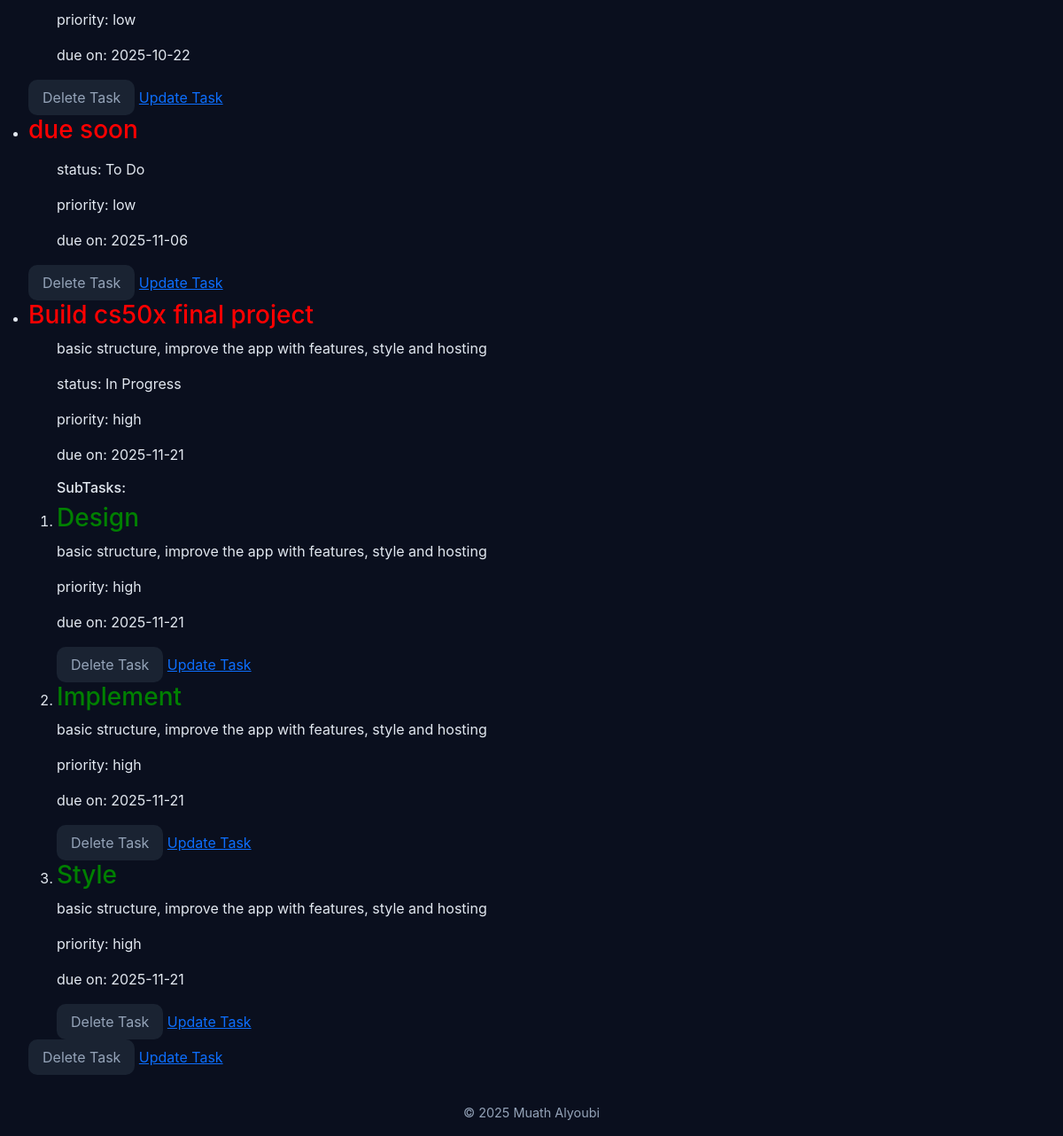
/tasks (signed in, lower part), run on an earlier commit of the app's database.
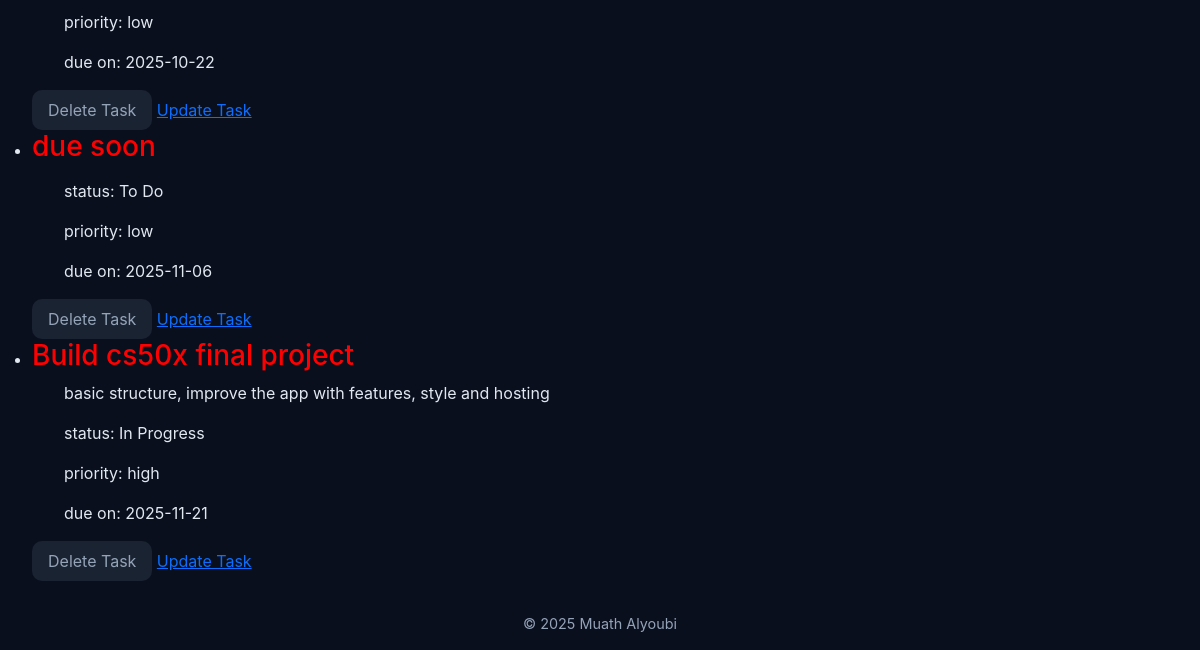
And on a later commit of the database.
### tables this page shows
CREATE TABLE tasks(
                id INTEGER PRIMARY KEY AUTOINCREMENT NOT NULL,
                title TEXT NOT NULL,
                user_id INTEGER NOT NULL,
                description TEXT,
                status TEXT NOT NULL DEFAULT 'To Do',
                created_at TIMESTAMP DEFAULT CURRENT_TIMESTAMP, 
                priority TEXT NOT NULL, 
                due_date DATE, parent_id INTEGER DEFAULT NULL,  
                FOREIGN KEY (user_id) REFERENCES "users_old"(id) ON DELETE CASCADE
                );

### app.py (the view)
@app.route("/tasks")
@login_required
def tasks():
    tasks =  get_tasks_by_user(session["user_id"])
    subtasks = get_subtasks(session["user_id"])
    return render_template("tasks.html", tasks=tasks,  subtasks=subtasks)

### db.py (called while the page is built)
def get_db():
    if "db" not in g:
        g.db = sqlite3.connect(
            DATABASE,
            detect_types=sqlite3.PARSE_DECLTYPES,
            check_same_thread=False
        )
        g.db.row_factory = sqlite3.Row
    return g.db

def get_tasks_by_user(user_id):
    db = get_db()
    return db.execute(
        f"""SELECT * FROM tasks WHERE user_id = ? {oredr_state}
        """,(user_id,)).fetchall()

def get_subtasks(user_id):
    db = get_db()
    return db.execute(
        "SELECT * FROM tasks WHERE user_id = ? AND parent_id IS NOT NULL ORDER BY parent_id",
        (user_id,)).fetchall()

### helpers.py (called while the page is built)
def login_required(f):
    @wraps(f)
    def decorated_function(*args, **kwargs):
        if session.get("user_id") is None:
            return redirect(url_for('login', next=request.url))
        return f(*args, **kwargs)
    return decorated_function

### templates/tasks.html (shortened to what this page needs)
{% extends "layout.html" %}
{% block body %}
    <main>
        <section id="tasks">
            <ul>
                {% for task in tasks %}
                    {% if task.parent_id is none %}
                        <li>
                            <h3 style="color: red;">{{ task.title }}</h3>
                            <ul>
                                <p>{{ task.description }}</p>
                                <p>status: {{ task.status }}</p>
                                <p>priority: {{ task.priority }}</p>
                                {% if task.due_date is not none %}
                                    <p>due on: {{ task.due_date }}</p>
                                {% endif %}
                            </ul>
                                {% set ns = namespace(printed=false) %}
                                <ol>
                                {% for sub in subtasks %}
                                    {% if sub.parent_id == task.id %}
                                        {% if not ns.printed %}
                                            <h6>SubTasks:</h6>
                                            {% set ns.printed = true %}
                                        {% endif %}
                                    <li>
                                        <h3 style="color: green;">{{ sub.title }}</h3>
                                        <p>{{ task.description }}</p>
                                        <p>priority: {{ task.priority }}</p>
                                        {% if task.due_date is not none %}
                                            <p>due on: {{ task.due_date }}</p>
                                        {% endif %}
                                        <button onclick="deleteTask('{{ task.id }}')" id="delete-task">Delete Task</button>
                                        <a href="{{ url_for('editTask', id=sub.id) }}" id="update-task">Update Task</a>
                                    </li>
                                    {% endif %}
                            {% endfor %}
                            </ol>
                            <button onclick="deleteTask('{{ task.id }}')" id="delete-task">Delete Task</button>
                            <a href="{{ url_for('editTask', id=task.id) }}" id="update-task">Update Task</a>
                        </li>
                    {% endif %}
                {% endfor %}
            </ul>
        </section>
    </main>
{% endblock %}

### templates/layout.html (shortened to what this page needs)
<!DOCTYPE html>
<html lang="en">
    <head>
        <link href="https://getbootstrap.com/docs/5.3/assets/css/docs.css" rel="stylesheet">
        <link href="https://cdn.jsdelivr.net/npm/bootstrap@5.3.8/dist/css/bootstrap.min.css" rel="stylesheet">
        <link rel="stylesheet" href="{{ url_for('static', filename='css/theme.css') }}">
        <link rel="stylesheet" href="{{ url_for('static', filename='css/style.css') }}">
    </head>
    <body>
        <div id="body-content">
            {% block body %}{% endblock %}
        </div>
        <footer>
            &copy; 2025 Muath Alyoubi
        </footer>
    </body>
</html>

### static/css/theme.css (style rules this page uses)
:root { --primaray-color: #00b4d8; --secondary-color: #0f172a; --accent-color: #0ea5e9; --success-color: #22c55e; --warning-color: #facc15; --danger-color: #ef4444; --general-color: #64748b; --back-main: #0a0f1e; --back-card: #273242; --back-nav: #0a1126; --back-button: #1A2332; --back-control: #132743; --backCol-todo: linear-gradient(135deg, #083b4f, #0f5670); --backCol-progress: linear-gradient(135deg, #6f5610, #9a6a12); --backCol-done: linear-gradient(135deg, #0d4b33, #177044); --border-todo: #3b82f6; --border-progress: #f59e0b; --border-done: #10b981; --text-main: #e2e8f0; --text-light: #ffffff; --text-gray: #94a3b8; --border-color: #1e293b; --search-border: rgba(255,255,255,0.09); --shadow-strong: 0 8px 25px rgba(0, 255, 255, 0.12); --shadow-soft: 0 4px 10px rgba(0, 255, 255, 0.06); --shadow-title: 0 8px 25px rgba(0, 255, 255, 0.25); --radius-large: 14px; --radius-medium: 10px; --radius-small: 6px; --trans-fast: 0.2s ease-in-out; --trans-med: 0.4s ease-in-out; --primary-gradient: linear-gradient(145deg, #00b4d8, #0ea5e9); --nav-gradient: linear-gradient(145deg, #0a1126, #0f1b35); --card-gradient: linear-gradient(145deg, #0f172a, #1e293b); --back-update: #1E2F45; --update-border-hover: #2C3F58; --back-delete: #2A1E22; --delete-border-hover: #3A262B; --back-generate: #241E2C; --generate-border-hover: #31263C; --text-under-btn: #D6E0EA; --border-under-btn: #233040; --back-next-task: #0E3440; --next-task-border-hover: #104350; --back-summarize: #3D3112; --summarize-border-hover: #4A3C17; --back-refresh: #123826; --refresh-border-hover: #17482F; --back-selected: #1A2532; --border-selected: #00C3FF; --border-form: #509fa2; --button-form: #368d90; }
* { margin: 0; padding: 0; box-sizing: border-box; }
html, body { font-family: "Inter", "Segoe UI", Roboto, sans-serif; background-color: var(--back-main); color: var(--text-main); margin: 0; height: 100%; display: flex; flex-direction: column; transition: background-color var(--trans-med); }
button { background-color: var(--back-button); color: var(--text-gray); border: 1px soft var(--border-color); border-radius: var(--radius-medium); padding: 0.5rem 1rem; cursor: pointer; transition: background-color var(--trans-fast), transform var(--trans-fast); }
footer { background-color: var(--nav-gradient); color: var(--text-gray); text-align: center; padding: 1rem; font-size: 0.9rem; margin-top: auto; }

What changed in the data, as far as the page shows it:
removed tasks: shows "SubTasks:", title "Design", {{ task.description }} "basic structure, improve the app with features, style and hosting", {{ task.priority }} "high", {{ task.due_date }} "2025-11-21", shown under "Build cs50x final project"
removed tasks: title "Implement", {{ task.description }} "basic structure, improve the app with features, style and hosting", {{ task.priority }} "high", {{ task.due_date }} "2025-11-21", shown under "Build cs50x final project"
removed tasks: title "Style", {{ task.description }} "basic structure, improve the app with features, style and hosting", {{ task.priority }} "high", {{ task.due_date }} "2025-11-21", shown under "Build cs50x final project"
